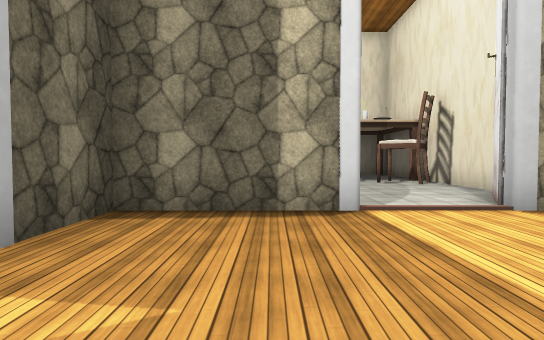
[1] (above)

16 first-person views from a walk through a 3-D level made in the Unity game engine. The camera is 1.3 m above the floor, tilts 2° down and sees 75° across. The floor is counted in squares, 1.8 m on a side. Each view is taken from the middle of a square. On the plan, view 1 faces up. The plan holds only what a view shows up to about 11 squares ahead; the rest is blank. The player character is not drawn. Some surface patterns are stand-ins.

[2]
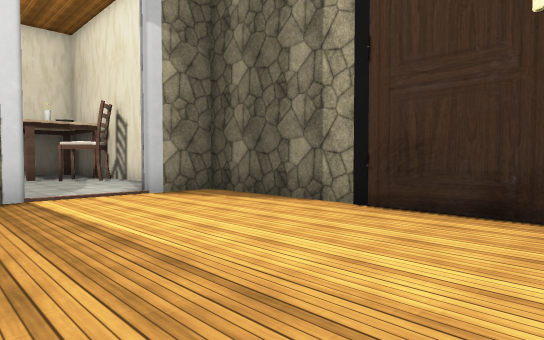

[3]
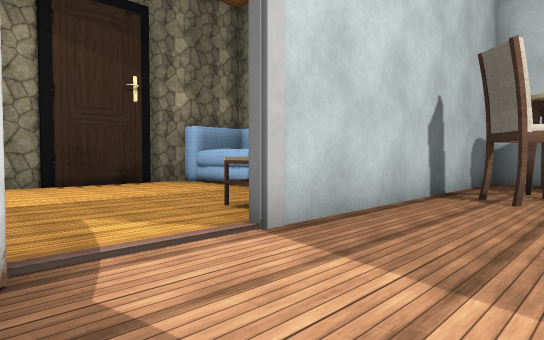

[4]
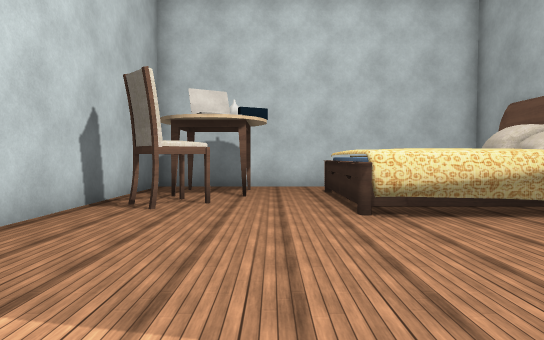

[5]
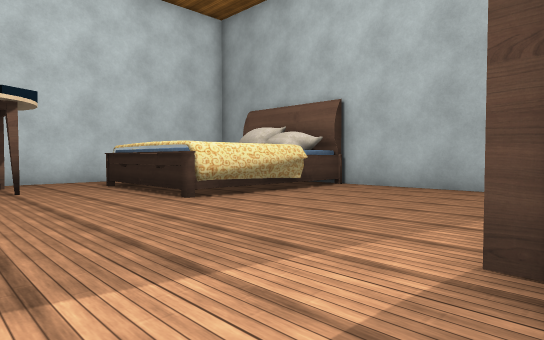

[6]
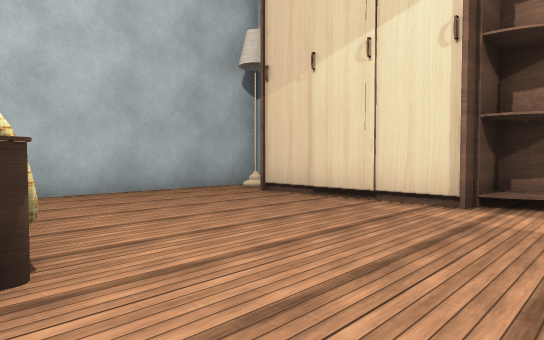

[7]
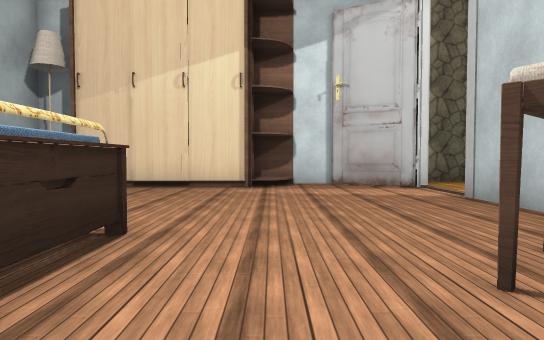

[8]
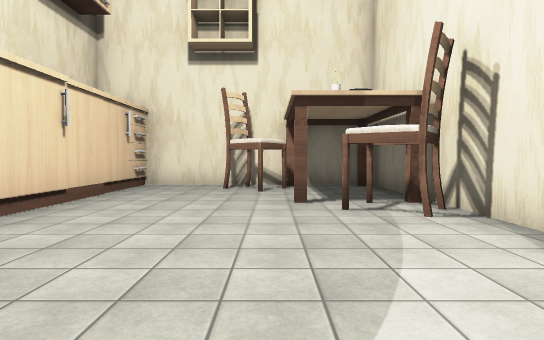

[9]
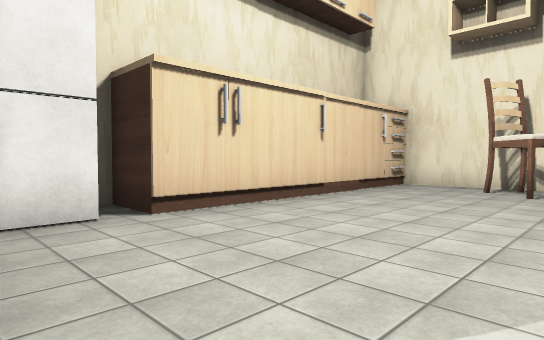

[10]
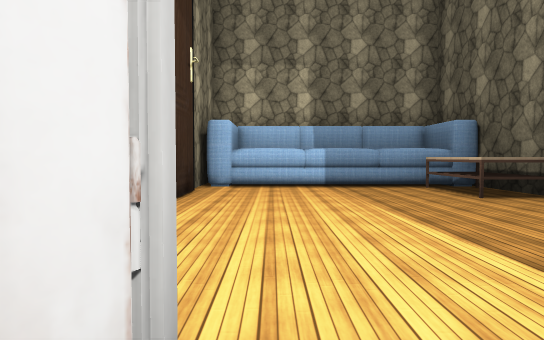

[11]
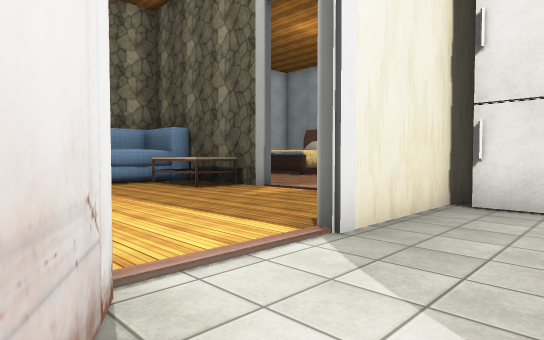

[12]
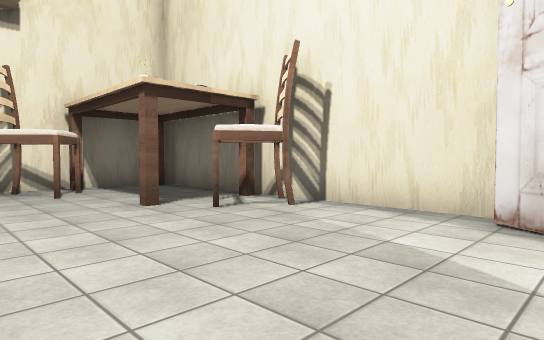

[13]
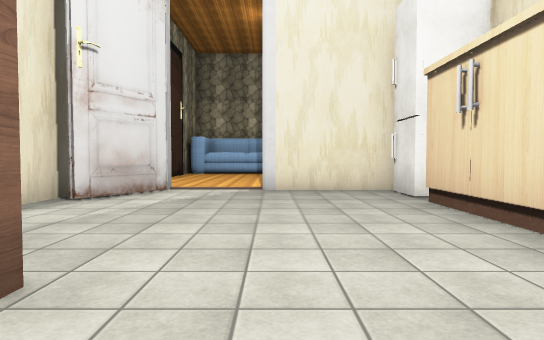

[14]
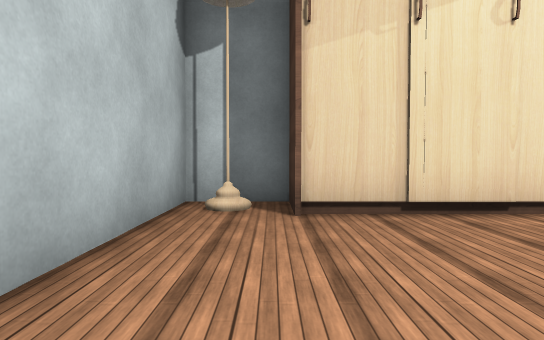

[15]
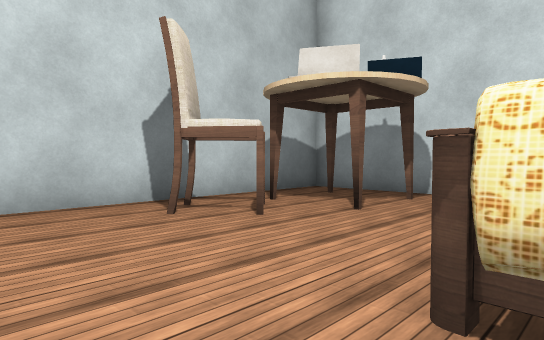

[16]
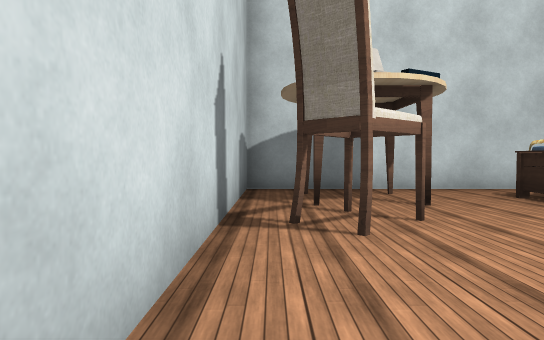

### Floor plan
Points are (right, up) in squares from view 1. A wall is a line through its corners. A room is listed if a view was taken in it or the views show most of it. See-through windows are left out.
Room 1 (views 1, 2, 8, 9)
walls: (-2.2, 0.5) (-2.2, -2.8) (4.7, -2.8); (4.8, 0.9) (4.8, 4.8) (3.4, 4.8); (1.2, 4.8) (-2.2, 4.8) (-2.2, 2.8); (-1.5, -2.8) (2.2, -2.9); (4.7, -1.8) (4.7, 1); (4.8, -3.9) (4.8, -1.8)
ways out: opening at (-3, 1.5) to room 2; opening at (2.5, 5) to room 3
objects: other object (-1, -2) to (-1, -1)
Room 2 (views 3, 4, 5, 6, 7, 14, 15, 16)
walls: (-7.4, -2.5) (-7.4, -6.4); (-10.3, -2.5) (-8.6, -2.3); (-10.6, -2.4) (-7.6, -2.5) (-7.6, -6.2); (-10.7, -2.6) (-9.8, -2.4); (-12.3, -2.3) (-10.8, -2.4); (-4.3, 3.8) (-6.6, 3.8) (-6.6, 2.4) (-10.7, 2.4) (-10.7, 3.8) (-12.4, 3.8) (-12.4, -2.7) (-7.6, -2.7); (-2.4, 2.6) (-4.5, 3.8); (-3.1, -8.2) (-2.4, -8.2) (-2.4, 0.6)
ways out: opening at (-3, 1.5) to room 1
objects: other object (-12, 3); other object (-5, -7); chair (-5, -5) to (-3, -4)
Room 3 (views 10, 11, 12, 13)
walls: (3.2, 5.1) (4.4, 7.1); (4.8, 6.2) (4.8, 15.1); (3.5, 15.1) (-2.2, 15.1); (-3, 5.1) (1.2, 5.1)
ways out: opening at (2.5, 5) to room 1
objects: fridge (-2, 6); other object (-2, 7); other object (-2, 10); other object (-2, 12); other object (-2, 14); chair (1, 13) to (2, 14); chair (3, 10) to (4, 11); other object (4, 15)

Positions as (right, up) in squares from view 1, and headings:
1: (0, 0), facing up
2: (0, -2), facing up-right
3: (-5, 3), facing down-right
4: (-6, 3), facing down
5: (-4, 3), facing down-left
6: (-5, -3), facing up-left
7: (-6, -6), facing up
8: (2, 5), facing up
9: (3, 5), facing up-left
10: (3, 6), facing down
11: (4, 7), facing down-left
12: (0, 6), facing up-right
13: (1, 13), facing down
14: (-11, -2), facing up
15: (-8, -1), facing down-right
16: (-3, 0), facing down
